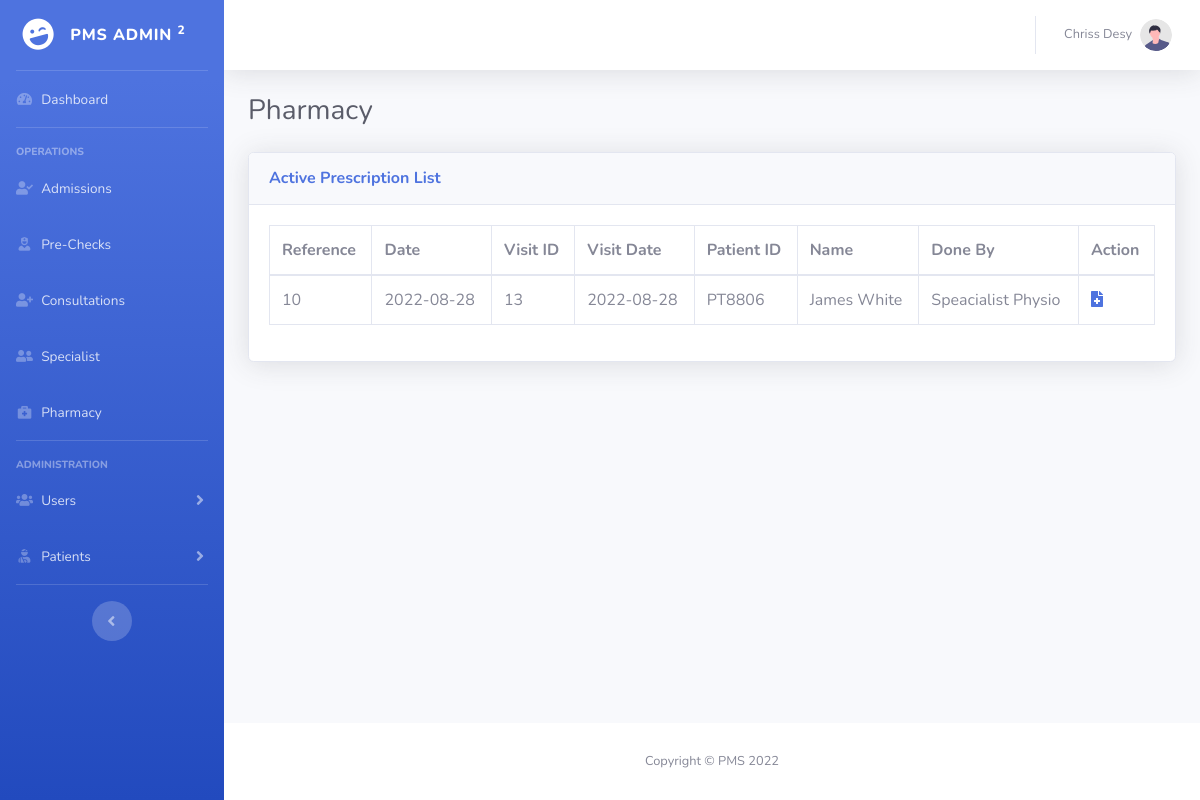
/admin/pharmacy.php (signed in), run on the app's committed database.
### tables this page shows
CREATE TABLE `patients` (
  `id` int NOT NULL AUTO_INCREMENT,
  `fname` varchar(45) DEFAULT NULL,
  `lname` varchar(45) DEFAULT NULL,
  `email` varchar(95) DEFAULT NULL,
  `natid` varchar(45) DEFAULT NULL,
  `gender` varchar(45) DEFAULT NULL,
  `phone` varchar(45) DEFAULT NULL,
  `address` varchar(150) DEFAULT NULL,
  `patid` varchar(45) DEFAULT NULL,
  `date` date DEFAULT NULL,
  `status` varchar(45) DEFAULT NULL,
  `kin_name` varchar(45) DEFAULT NULL,
  `kin_email` varchar(95) DEFAULT NULL,
  `kin_phone` varchar(45) DEFAULT NULL,
  PRIMARY KEY (`id`),
  UNIQUE KEY `natid_UNIQUE` (`natid`),
  UNIQUE KEY `patid_UNIQUE` (`patid`)
);

CREATE TABLE `prescription` (
  `id` int NOT NULL AUTO_INCREMENT,
  `patid` varchar(45) NOT NULL,
  `visitid` int NOT NULL,
  `date` date DEFAULT NULL,
  `status` varchar(45) DEFAULT NULL,
  `description` varchar(450) DEFAULT NULL,
  `done_by` varchar(45) DEFAULT NULL,
  `approved_by` varchar(45) DEFAULT NULL,
  PRIMARY KEY (`id`)
);

CREATE TABLE `visits` (
  `id` int NOT NULL AUTO_INCREMENT,
  `patid` varchar(45) NOT NULL,
  `date` date DEFAULT NULL,
  `status` varchar(45) DEFAULT NULL,
  `stage` varchar(50) DEFAULT NULL,
  `dis_date` varchar(50) NOT NULL DEFAULT '-',
  PRIMARY KEY (`id`)
);

### admin/pharmacy.php (the view, shortened to what this page needs)
<?php
    include('./controllers/dbcon.php');
    $sql = "select r.id as ref, fname, lname, v.date as vdate, p.patid, v.id as vid, r.date as pdate, r.done_by, r.description
            from patients as p, visits as v, prescription as r
            where p.patid = r.patid
            and v.id = r.visitid
            and r.status = 'active'";
    $statement = $db->prepare($sql);
    $statement->execute();
    $result = $statement->fetchAll();
    include('./includes/header.php');
?>
<body id="page-top">
    <div id="wrapper">
        <?php include('./includes/sidebar.php'); ?>
        <div id="content-wrapper" class="d-flex flex-column">
            <div id="content">
                <?php include('./includes/navbar.php'); ?>
                <div class="container-fluid">
                    <h1 class="h3 mb-4 text-gray-800">Pharmacy</h1>
                    <div class="card shadow mb-4">
                        <div class="card-header py-3">
                            <div class="row">
                                <div class="col-md-6">
                                    <h6 class="m-0 font-weight-bold text-primary">Active Prescription List</h6>
                                </div>
                                <div class="col-md-6 text-right">
                                </div>
                            </div>
                        </div>
                        <div class="card-body">
                            <div class="table-responsive">
                                <table class="table table-bordered" id="dataTable" width="100%" cellspacing="0">
                                    <thead>
                                        <tr>
                                            <th>Reference</th>
                                            <th>Date</th>
                                            <th>Visit ID</th>
                                            <th>Visit Date</th>
                                            <th>Patient ID</th>
                                            <th>Name</th>
                                            <th>Done By</th>
                                            <th>Action</th>
                                        </tr>
                                    </thead>
                                    <tbody>
                                        <?php foreach ($result as $r) {
                                            $nam = $r['fname'] . ' '.$r['lname'];
                                            ?>
                                            <tr>
                                                <td><?php echo $r['ref']; ?></td>
                                                <td><?php echo $r['pdate']; ?></td>
                                                <td><?php echo $r['vid']; ?></td>
                                                <td><?php echo $r['vdate']; ?></td>
                                                <td><?php echo $r['patid']; ?></td>
                                                <td><?php echo $nam ; ?></td>
                                                <td><?php echo $r['done_by']; ?></td>
                                                <td>
                                                    <span class="text-primary" data-target="#precheck" data-toggle="modal" data-myname="<?php echo $nam; ?>" data-mydat="<?php echo $r['pdate']; ?>" data-myid="<?php echo $r['ref']; ?>" data-mydesc="<?php echo $r['description']; ?>">
                                                        <i class="fa fa-file-medical"></i>
                                                    </span>
                                                </td>
                                            </tr>
                                        <?php } ?>
                                    </tbody>
                                </table>
                            </div>
                        </div>
                    </div>
                </div>
            </div>
            <?php include('./includes/footer.php'); ?>
        </div>
    </div>
</body>
</html>

### data on the page
patients: prescription.id "10", prescription.date "2022-08-28", visits.id "13", visits.date "2022-08-28", patid "PT8806", nam "James White", prescription.done_by "Speacialist Physio"

### other printed values
$_SESSION['username'] "Chriss Desy"
